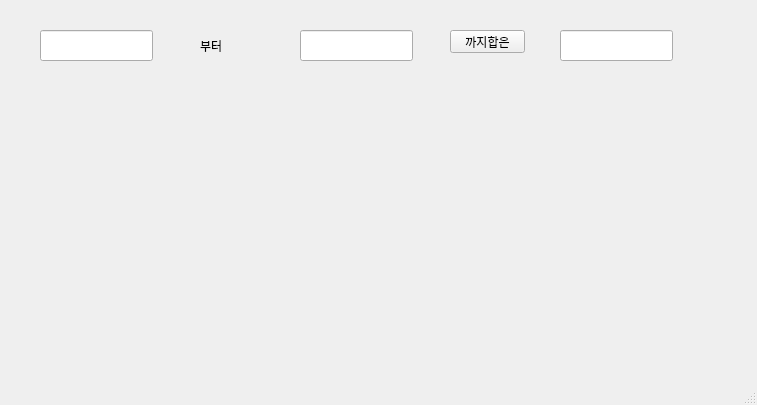
<?xml version="1.0" encoding="UTF-8"?>
<ui version="4.0">
 <class>lee</class>
 <widget class="QMainWindow" name="lee">
  <property name="geometry">
   <rect>
    <x>0</x>
    <y>0</y>
    <width>757</width>
    <height>405</height>
   </rect>
  </property>
  <property name="windowTitle">
   <string>MainWindow</string>
  </property>
  <widget class="QWidget" name="centralwidget">
   <widget class="QLineEdit" name="le1">
    <property name="geometry">
     <rect>
      <x>40</x>
      <y>30</y>
      <width>113</width>
      <height>31</height>
     </rect>
    </property>
   </widget>
   <widget class="QLineEdit" name="le2">
    <property name="geometry">
     <rect>
      <x>300</x>
      <y>30</y>
      <width>113</width>
      <height>31</height>
     </rect>
    </property>
   </widget>
   <widget class="QLineEdit" name="le3">
    <property name="geometry">
     <rect>
      <x>560</x>
      <y>30</y>
      <width>113</width>
      <height>31</height>
     </rect>
    </property>
   </widget>
   <widget class="QLabel" name="label">
    <property name="geometry">
     <rect>
      <x>200</x>
      <y>40</y>
      <width>56</width>
      <height>12</height>
     </rect>
    </property>
    <property name="text">
     <string>부터</string>
    </property>
   </widget>
   <widget class="QPushButton" name="pb">
    <property name="geometry">
     <rect>
      <x>450</x>
      <y>30</y>
      <width>75</width>
      <height>23</height>
     </rect>
    </property>
    <property name="text">
     <string>까지합은</string>
    </property>
   </widget>
  </widget>
  <widget class="QMenuBar" name="menubar">
   <property name="geometry">
    <rect>
     <x>0</x>
     <y>0</y>
     <width>757</width>
     <height>21</height>
    </rect>
   </property>
  </widget>
  <widget class="QStatusBar" name="statusbar"/>
 </widget>
 <resources/>
 <connections/>
</ui>
